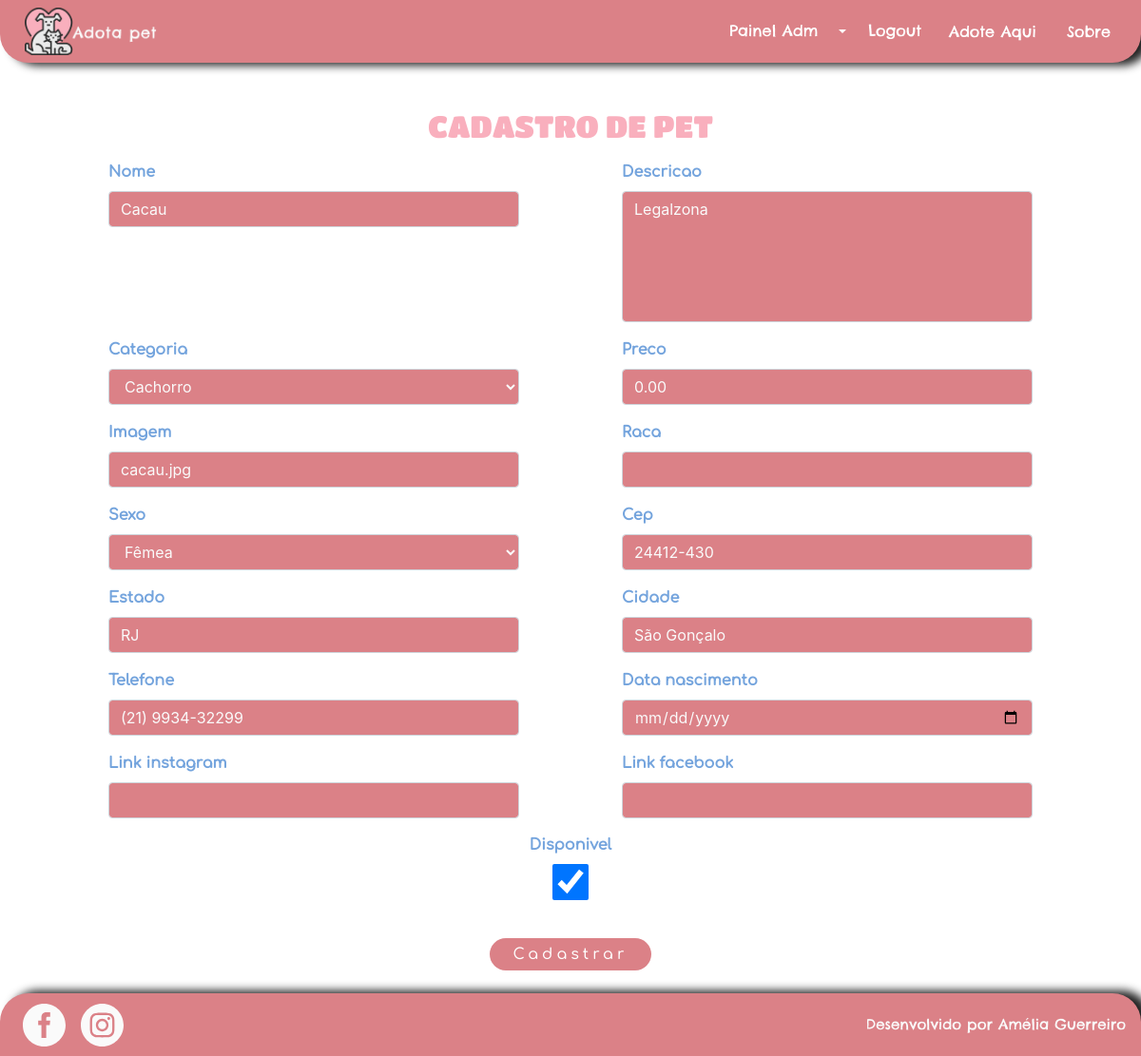
The app's page /pets/edita_pet/2 (signed in), older data.
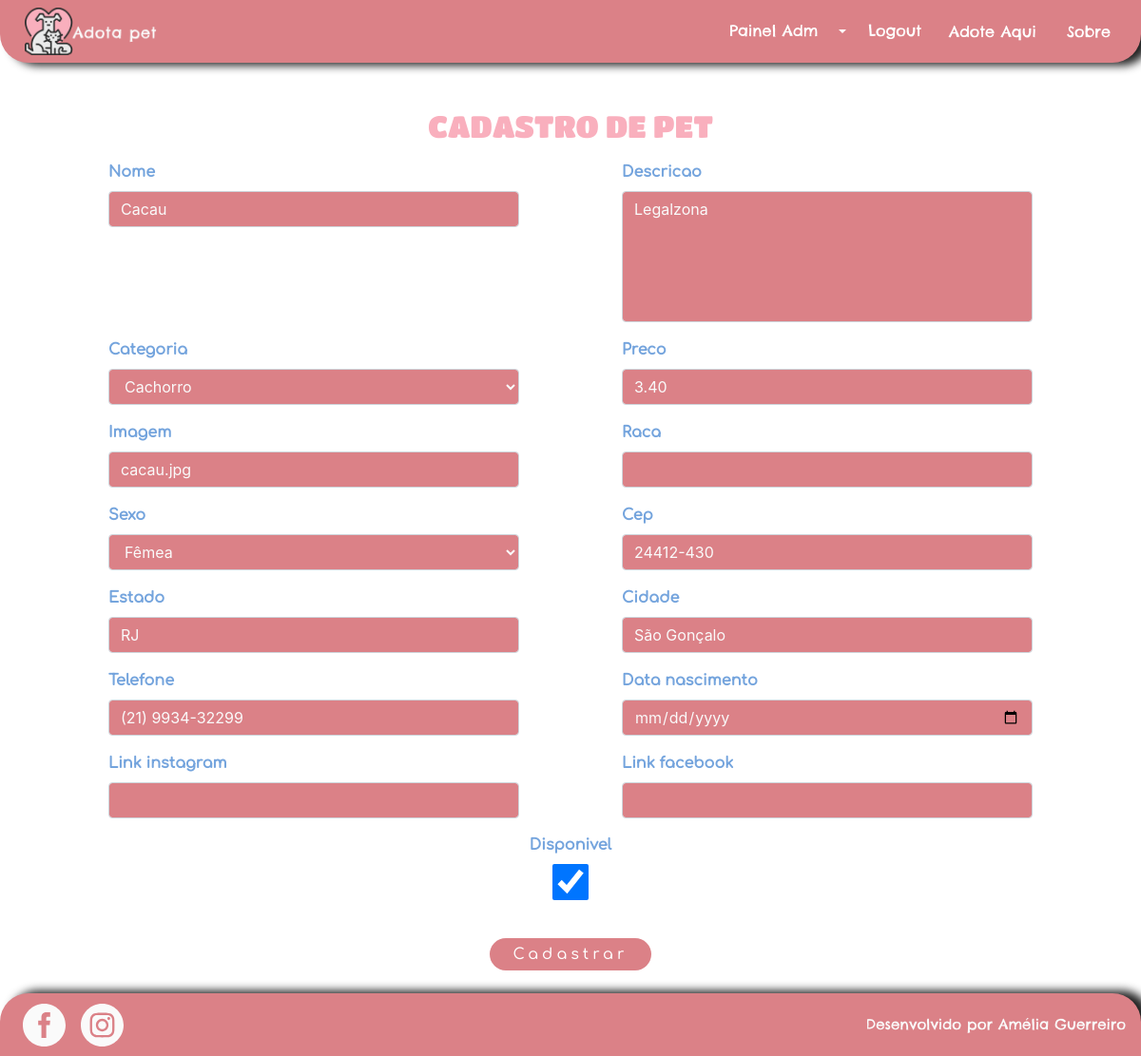
The same page, newer data.
### pet/models.py (models this page shows, shortened)
class Pet(models.Model):
    categoria = models.ForeignKey(Categoria, related_name='pets', on_delete=models.DO_NOTHING)
    nome = models.CharField(max_length=100, db_index=True)
    slug = models.SlugField(max_length=100)
    imagem = models.CharField(max_length=50, blank=True)
    preco = models.DecimalField(max_digits=6, decimal_places=2)
    disponivel = models.BooleanField(default=False)
    link_instagram = models.URLField(max_length=200, blank=True)
    link_facebook = models.URLField(max_length=200, blank=True)
    telefone = models.CharField(max_length=15)
    sexo_escolhas = [('F', 'Fêmea'), ('M', 'Macho'), ('N', 'Não sei')]
    sexo = models.CharField(max_length=1, choices=sexo_escolhas, default='N')
    descricao = models.TextField()
    data_cadastro = models.DateField(default=datetime.now)
    data_nascimento = models.DateField(blank=True)
    likes = models.PositiveIntegerField(default=0)
    dislikes = models.PositiveIntegerField(default=0)
    raca = models.CharField(max_length=20, blank=True)
    estado_escolhas = [('AC', 'Acre'), ('AL', 'Alagoas'), ('AP', 'Amapá'), ('AM', 'Amazonas'),
                       ('BA', 'Bahia'), ('CE', 'Ceará'), ('ES', 'Espírito Santo'), ('GO', 'Goiás'),
                       ('MA', 'Maranhão'), ('MT', 'Mato Grosso'), ('MS', 'Mato Grosso do Sul'),
                       ('MG', 'Minas Gerais'), ('PA', 'Pará'), ('PB', 'Paraíba'), ('PR', 'Paraná'),
                       ('PE', 'Pernambuco'),('PI', 'Piauí'), ('RJ', 'Rio de Janeiro'),
                       ('RN', 'Rio Grande do Norte'), ('RS', 'Rio Grande do Sul'),
                       ('RO', 'Rondônia'), ('RR', 'Roraima'), ('SC', 'Santa Catarina'),
                       ('SP', 'São Paulo'), ('SE', 'Sergipe'),
                       ('TO', 'Tocantins'), ('DF', 'Distrito Federal')]
    estado = models.CharField(max_length=2, choices=estado_escolhas)
    cep = models.CharField(max_length=9)
    cidade = models.CharField(max_length=20)
    usuario = models.ForeignKey(User, on_delete=models.CASCADE, null=True)
    class Meta:
        db_table='pet'

### pet/views.py (the view)
# urls.py: path('edita_pet/<int:id>', views.edita_pet, name='edita_pet'),
@user_passes_test(lambda u: u.is_staff)
def edita_pet(request, id):
    pet = get_object_or_404(Pet, pk=id)
    pet_form = PetForm(instance=pet)
    request.session['pet_id'] = id
    return render(request, 'pet/cadastra_pet.html', {'form': pet_form})

### categoria/models.py (called while the page is built)
    def __str__(self):
        return self.nome

### pet/templates/pet/cadastra_pet.html (shortened to what this page needs)
{% extends "base.html" %}
{% load static %}
{% block corpo %}
    <section id="login" class="register d-flex container w-100 justify-content-center align-items-center">
        <div class="container register">
            <form action="" method="POST" class="mb-4 mt-5">
                <h2 class="text-secondary text-center mx-auto d-block w-100 text-uppercase pb-2">Cadastro de Pet</h2>
                <div class="d-lg-flex flex-wrap justify-content-around align-content-center">
                    {% for campo in form %}
                        <div class="form-group">
                            <label for="{{ campo.id_for_label }}"
                                   class="font-weight-bold text-secondary">{{ campo.label }}
                            </label>
                            <div>
                                {{ campo }}
                            </div>
                        </div>
                    {% endfor %}
                </div>
                <button type="submit"
                        class="btn rounded mt-4 text-center d-block mx-auto pl-4 pr-4 pt-1 pb-1 text-white">
                    Cadastrar
                </button>
            </form>
        </div>
    </section>
{% endblock %}

Row changes from the older to the newer data that the page shows:
changed Pet "Cacau": preco "0.00" → "3.40"
